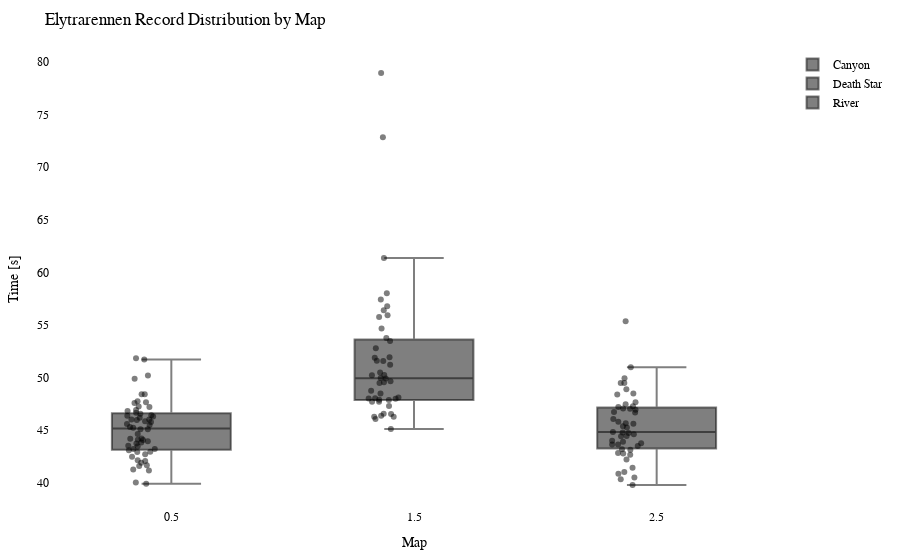

Notebook cell for this chart:
### Code cell
import plotly.graph_objects as go
import plotly.io as pio

df = getRecordsDataframe(minigame="Elytrarennen")

# Calculate the offset for centering the data points
num_columns = len(df.columns)
offset = 0.5

# Create a Swarm plot using Plotly
fig = go.Figure()

for i, column in enumerate(df.columns):
    x_values = [i + offset] * len(df[column])  # Adjust x-values with offset for horizontal centering
    fig.add_trace(go.Box(x=x_values,
                         y=df[column],
                         name=column,
                         boxpoints='all',
                         pointpos=-0.5,  # Adjust point position to prevent overlapping
                         marker=dict(color='rgba(0,0,0,0.5)', size=6),  # Adjust marker color and size
                         hovertext=df.index,
                         hoverinfo='text+y'))

fig.update_layout(title="Elytrarennen Record Distribution by Map",
                  xaxis=dict(title="Map"),
                  yaxis=dict(title="Time [s]"),
                  showlegend=True,
                  font=dict(family="Arial", size=12, color="black"),  # Customize font
                  plot_bgcolor="white",  # Set background color
                  margin=dict(l=50, r=50, t=50, b=50),  # Adjust margins for better layout
                  )

pio.show(fig)

pio.write_html(fig, "out/elytr_swarm_plot.html")

### Figure 1 — Plotly figure (JSON) as saved in the notebook; plotly's stock layout.template omitted (floating-point values rounded to 4 significant figures; data arrays with more than 128 entries replaced by an {"elided": "..."} marker saying what was removed)
{"data": [{"boxpoints": "all", "hoverinfo": "text+y", "hovertext": {"elided": "211 str values"}, "marker": {"color": "rgba(0,0,0,0.5)", "size": 6}, "name": "Canyon", "pointpos": -0.5, "type": "box", "x": {"elided": "211 float values"}, "y": {"elided": "211 float values"}}, {"boxpoints": "all", "hoverinfo": "text+y", "hovertext": {"elided": "211 str values"}, "marker": {"color": "rgba(0,0,0,0.5)", "size": 6}, "name": "Death Star", "pointpos": -0.5, "type": "box", "x": {"elided": "211 float values"}, "y": {"elided": "211 float values"}}, {"boxpoints": "all", "hoverinfo": "text+y", "hovertext": {"elided": "211 str values"}, "marker": {"color": "rgba(0,0,0,0.5)", "size": 6}, "name": "River", "pointpos": -0.5, "type": "box", "x": {"elided": "211 float values"}, "y": {"elided": "211 float values"}}], "layout": {"font": {"color": "black", "family": "Arial", "size": 12}, "margin": {"b": 50, "l": 50, "r": 50, "t": 50}, "plot_bgcolor": "white", "showlegend": true, "title": {"text": "Elytrarennen Record Distribution by Map"}, "xaxis": {"title": {"text": "Map"}}, "yaxis": {"title": {"text": "Time [s]"}}}}
